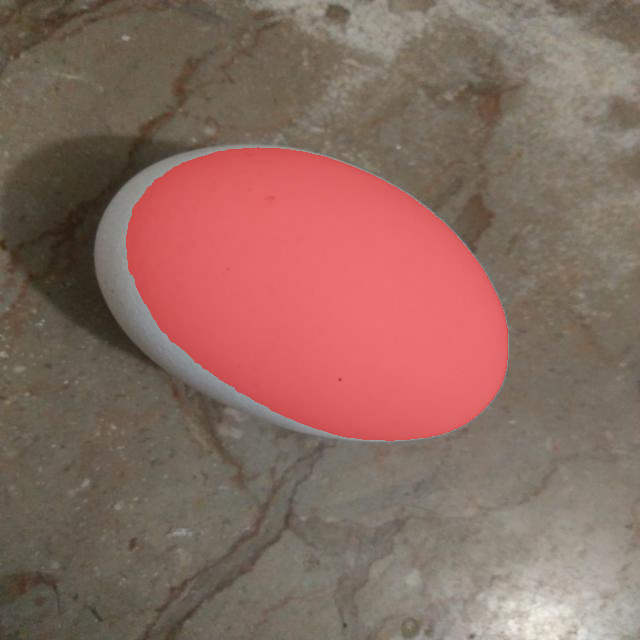
#> input picture task2_trial2_cleanup/not_damaged_101_jpg.rf.479d12a2b41a5ec6d718dcdabd14b0c9_overlay.png, 640 x 640 px
$ python -i task2_step2_cleanup.py   (imports and definitions only)
#> lines starting #> are read from the running program, lines starting #| are printed output that depends on the picture; after the words box and inside, x2 and y2 are one past the last pixel; in counts of white or black regions, pixels touching at a corner belong together
#> further down, picture is the input picture: shape (640, 640, 3); mean B, G, R 96.6, 106.2, 138.2
"""
Task 2 - Trial 2: Otsu + morphological cleanup + "most egg-like" component picker.
Targets failure mode: speckle/texture noise (steel pan, patterned cloth, text).
Does NOT yet fix: egg blending into background brightness, hand merged with egg.
"""
import cv2
import numpy as np
from pathlib import Path

from task2_step0_split import load_or_build_split


def otsu_mask(image_bgr):
    gray = cv2.cvtColor(image_bgr, cv2.COLOR_BGR2GRAY)
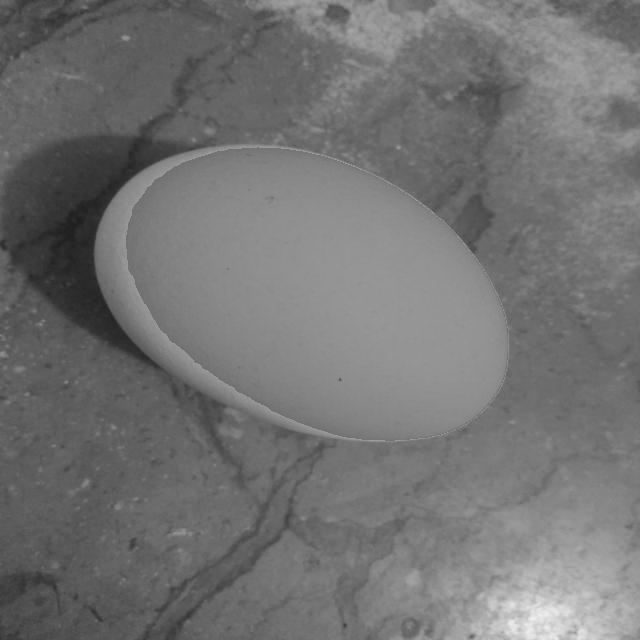
#> gray: shape (640, 640); min 29, max 240, mean 114.7
    blur = cv2.GaussianBlur(gray, (7, 7), 0)
    _, mask = cv2.threshold(blur, 0, 255, cv2.THRESH_BINARY + cv2.THRESH_OTSU)
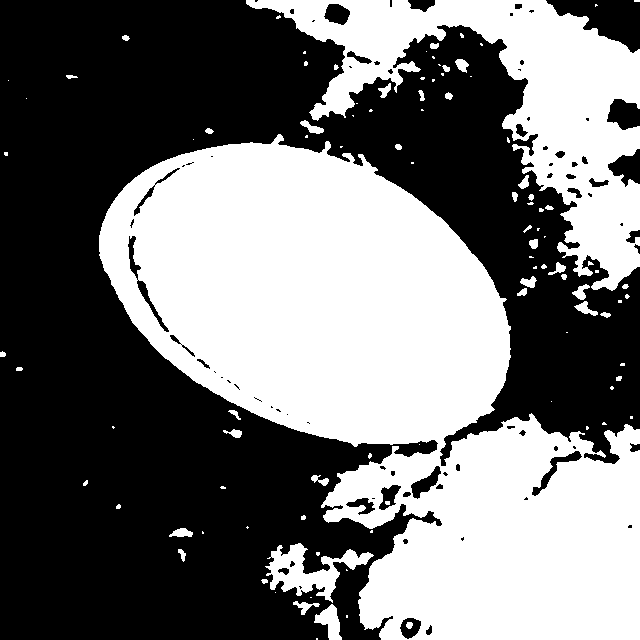
#> mask: shape (640, 640); 45.4% white; 102 white regions (57 under 20 px), largest, box (x1, y1, x2, y2) and area: (99, 134, 640, 640) 143487, (246, 0, 640, 291) 36317, (265, 543, 374, 603) 2511
    if (mask > 0).mean() > 0.5:
        mask = cv2.bitwise_not(mask)
    return mask


# [42 lines left out: function cleanup_and_pick, not called in this run]


# [27 lines not run here, left out]

>>> import cv2
>>> picture = cv2.imread('task2_trial2_cleanup/not_damaged_101_jpg.rf.479d12a2b41a5ec6d718dcdabd14b0c9_overlay.png')
>>> result = otsu_mask(picture)

$ run again, on task2_trial2_cleanup/not_damaged_1_jpg.rf.d74c98a14f068b48c1f58fd573361f1f_overlay.png
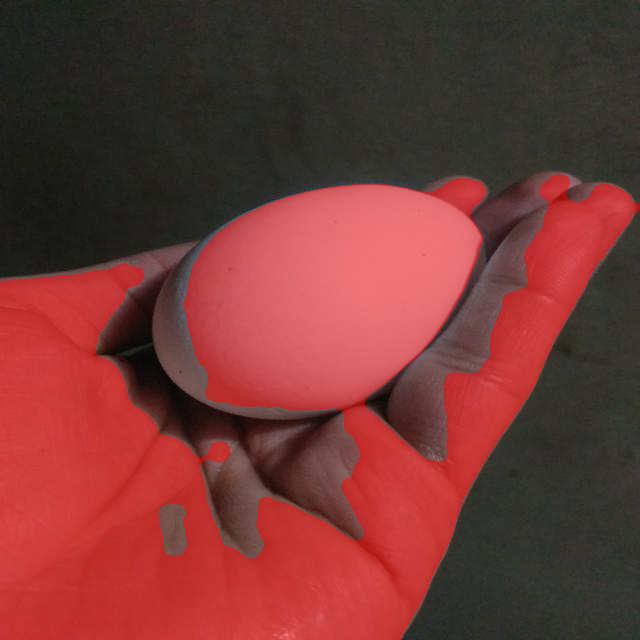
#> input picture task2_trial2_cleanup/not_damaged_1_jpg.rf.d74c98a14f068b48c1f58fd573361f1f_overlay.png, 640 x 640 px
#> picture is the input picture: shape (640, 640, 3); mean B, G, R 53.1, 55.5, 115.6
#> in otsu_mask, `gray = cv2.cvtColor(image_bgr, cv2.COLOR_BGR2GRAY)`:
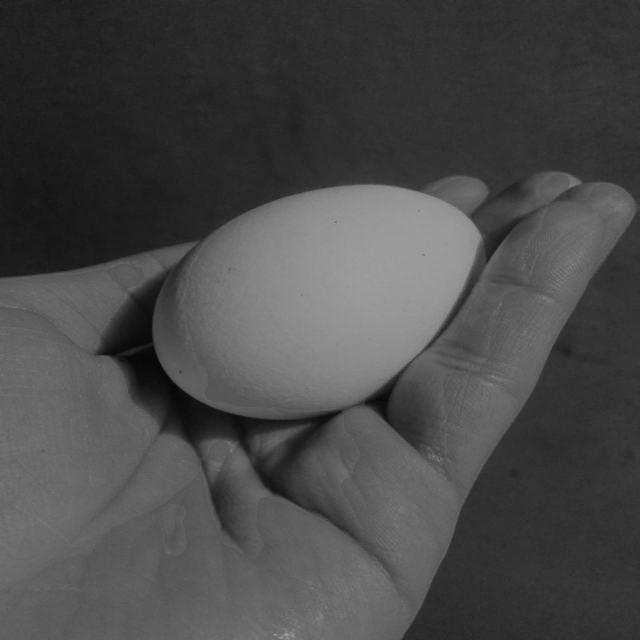
#> gray: shape (640, 640); min 3, max 159, mean 73.2
#> in otsu_mask, `_, mask = cv2.threshold(blur, 0, 255, cv2.THRESH_BINARY + cv2.THRESH_O..`:
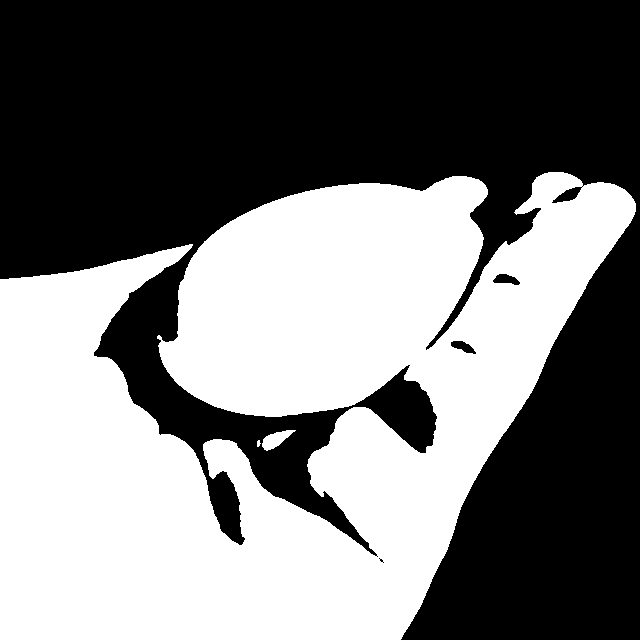
#> mask: shape (640, 640); 46.6% white; 3 white regions, box (x1, y1, x2, y2) and area: (0, 172, 636, 640) 190668, (262, 430, 296, 451) 351, (257, 440, 261, 447) 20
